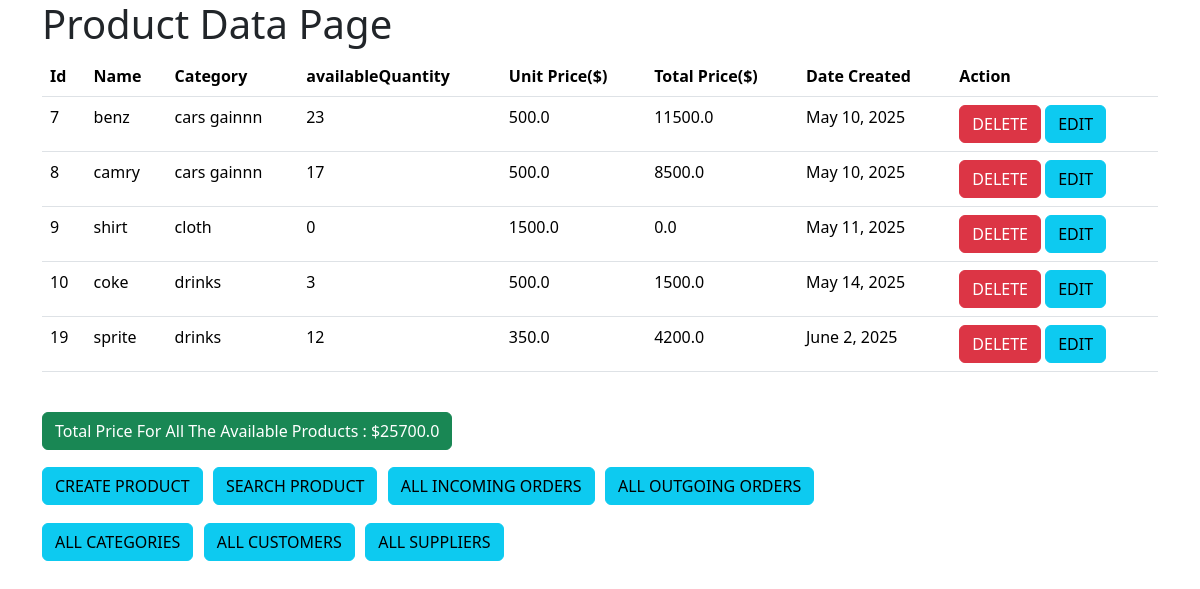
Page /allproducts on the earlier database version.
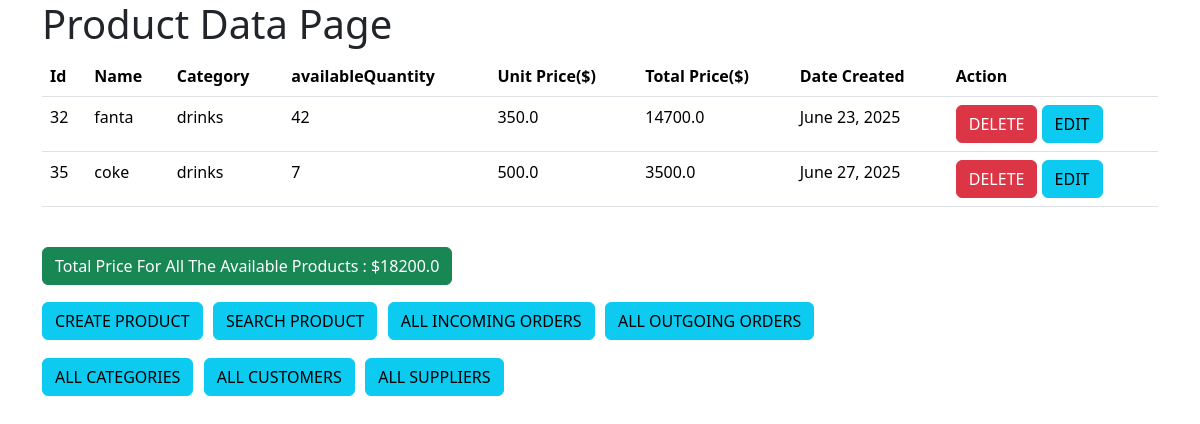
Same page on the later database version.
### inventoryapp/models.py (models this page shows, shortened)
class Product(models.Model):
    name = models.CharField(max_length=30, null=False)
    categoryId = models.ForeignKey(Category, related_name="product", on_delete=models.CASCADE)
    availableQuantity = models.IntegerField(default=0)
    unitPrice = models.FloatField(default=0)
    totalPrice = models.FloatField(default=0)
    date_created = models.DateField(auto_now_add=True)

class Category(models.Model):
    name = models.CharField(max_length=30, null=False)
    description = models.CharField(max_length=50, null=False)
    def __str__(self):
        return self.name
    class Meta:
        verbose_name = "Categorie"

### inventoryapp/views.py (the view)
# urls.py: path('allproducts', views.allproducts, name='allproducts'),
def allproducts(request):
    products = Product.objects.all()
    total_price_for_all = 0
    for product in products:
        total_price_for_all += product.totalPrice
    return render(request, "allproducts.html", context={"allproducts": products, "total_price": total_price_for_all})

### templates/allproducts.html (shortened to what this page needs)
<!DOCTYPE html>
<html lang="en">
<head>
     <link href="https://cdn.jsdelivr.net/npm/bootstrap@5.3.2/dist/css/bootstrap.min.css" rel="stylesheet"
>
</head>
<body>
<div class="container">
  <div class="row justify-content-center">
    <div class="col-md-12">
  <marquee><h1> Product Data Page</h1></marquee>
        <table class="table">
          <thead>
            <tr>
                <th scope="col">Id</th>
                <th scope="col">Name</th>
                <th scope="col">Category</th>
                <th scope="col">availableQuantity</th>
                <th scope="col">Unit Price($)</th>
                <th scope="col">Total Price($)</th>
                <th scope="col">Date Created</th>
                <th scope="col">Action</th>
            </tr>
          </thead>
          <tbody>
             {% for product in allproducts%}
            <tr>
                <td>{{product.id}}</td>
                <td>{{product.name}}</td>
                <td>{{product.categoryId}}</td>
                <td>{{product.availableQuantity}}</td>
                <td>{{product.unitPrice}}</td>
                <td>{{product.totalPrice}}</td>
                <td>{{product.date_created}}</td>
                <td><a href="{% url 'removeproduct' product.id %}" class="btn btn-danger">DELETE</a>
                    <a href="{% url 'updateproduct' product.id %}" class="btn btn-info">EDIT</a>
                </td>
            </tr>
            {% endfor %}
          </tbody>
        </table><br>
        <h2 class="btn btn-success">Total Price For All The Available Products : ${{total_price}} </h2><br>
       <h1>
           <a href="{% url 'createproduct' %}" class="btn btn-info">CREATE PRODUCT</a>
        <a href="{% url 'searchproduct' %}" class="btn btn-info">SEARCH PRODUCT</a>
        <a href="{% url 'allincomingorders' %}" class="btn btn-info">ALL INCOMING ORDERS</a>
        <a href="{% url 'alloutgoingorders' %}" class="btn btn-info">ALL OUTGOING ORDERS</a>
       </h1>
       <h1>  <a href="{% url 'allcat' %}" class="btn btn-info">ALL CATEGORIES</a>
         <a href="{% url 'allcustomers' %}" class="btn btn-info">ALL CUSTOMERS</a>
         <a href="{% url 'allsuppliers' %}" class="btn btn-info">ALL SUPPLIERS</a>
       </h1>
        <br><br>
    </div>
  </div>
</div>
</body>
</html>

Differences in the rows shown:
removed Product: id "7", name "benz", categoryId "cars gainnn", availableQuantity "23", unitPrice "500.0", totalPrice "11500.0", date_created "May 10, 2025"
removed Product: id "8", name "camry", categoryId "cars gainnn", availableQuantity "17", unitPrice "500.0", totalPrice "8500.0", date_created "May 10, 2025"
removed Product: id "9", name "shirt", categoryId "cloth", availableQuantity "0", unitPrice "1500.0", totalPrice "0.0", date_created "May 11, 2025"
removed Product: id "10", name "coke", categoryId "drinks", availableQuantity "3", unitPrice "500.0", totalPrice "1500.0", date_created "May 14, 2025"
removed Product: id "19", name "sprite", categoryId "drinks", availableQuantity "12", unitPrice "350.0", totalPrice "4200.0", date_created "June 2, 2025"
added Product: id "32", name "fanta", categoryId "drinks", availableQuantity "42", unitPrice "350.0", totalPrice "14700.0", date_created "June 23, 2025"
added Product: id "35", name "coke", categoryId "drinks", availableQuantity "7", unitPrice "500.0", totalPrice "3500.0", date_created "June 27, 2025"
Other differences:
{{ total_price }}: "25700.0" → "18200.0"
